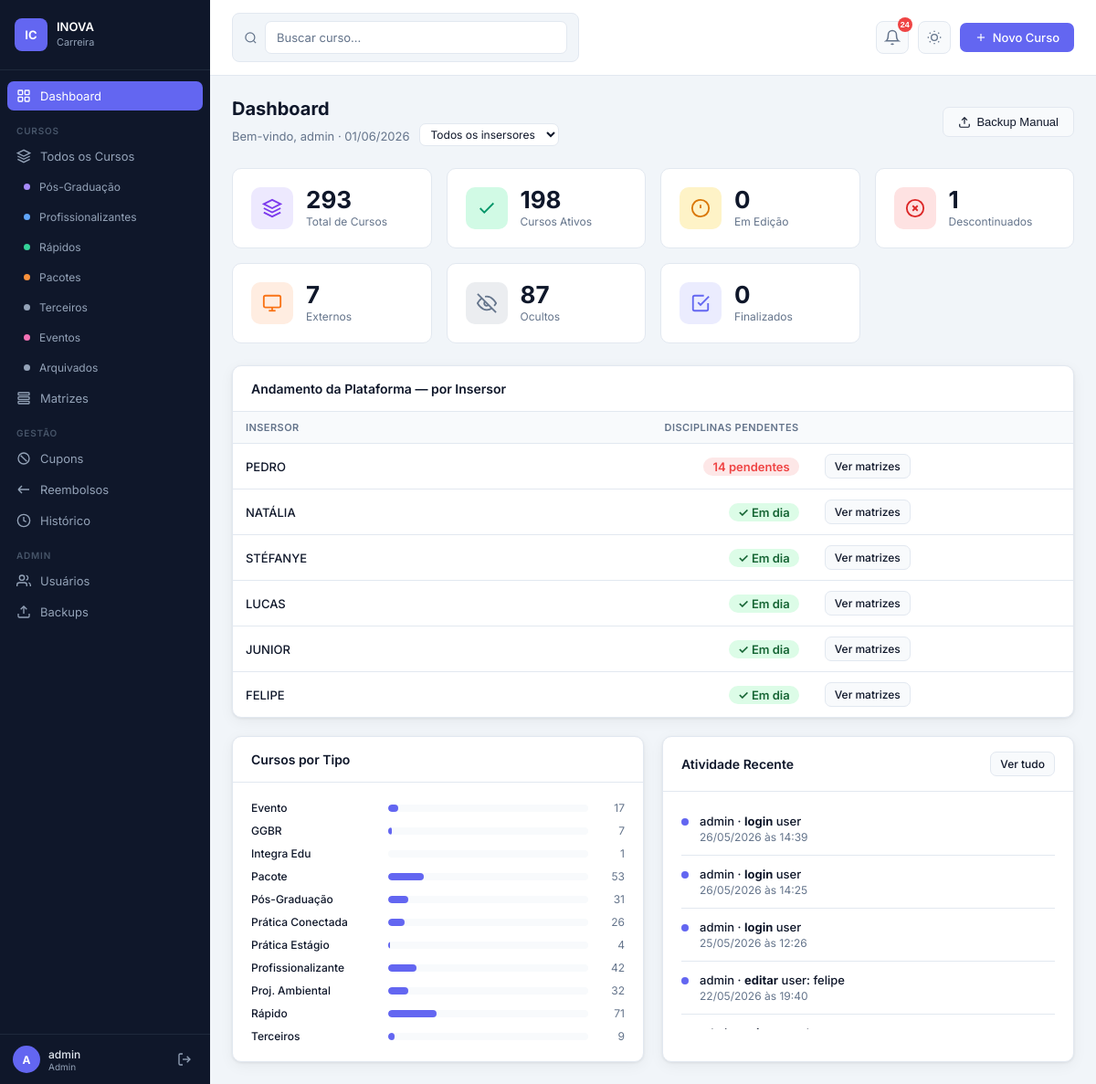
Page /dashboard (signed in) on the earlier database version.
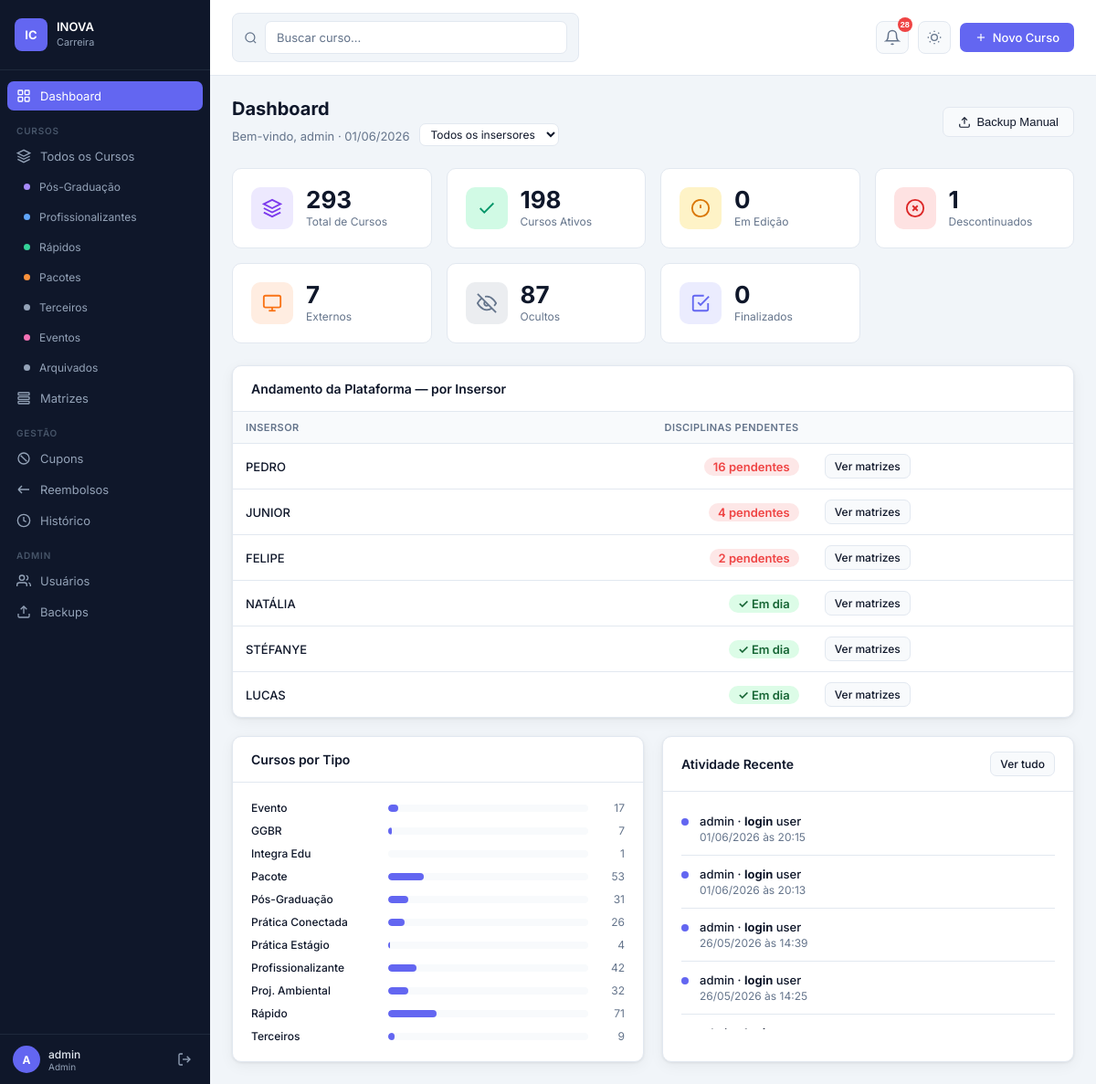
Same page on the later database version.
### app.py (models this page shows)
class Course(db.Model):
    id            = db.Column(db.Integer, primary_key=True)
    nome          = db.Column(db.String(300), nullable=False)
    tipo          = db.Column(db.String(50))   # pos, profissionalizante, rapido, pacote, terceiros, evento, pratica, projeto
    area          = db.Column(db.String(100))
    horas         = db.Column(db.String(20))
    meses         = db.Column(db.String(20))
    valor         = db.Column(db.String(50))
    link_venda    = db.Column(db.Text)
    descricao     = db.Column(db.Text)
    link_imagem   = db.Column(db.Text)
    insersor      = db.Column(db.Text)  # pode ser comma-separated para múltiplos insersores
    obs           = db.Column(db.Text)
    status        = db.Column(db.String(30), default='ativo')  # ativo, descontinuado, em_edicao, oculto
    cupom         = db.Column(db.String(100))
    dono          = db.Column(db.Text)        # para cursos terceiros
    ano           = db.Column(db.String(10))  # ano de criação/edição do curso
    extra_data    = db.Column(db.Text)        # JSON com dados extras (matriz, disciplinas, etc.)
    created_at    = db.Column(db.DateTime, default=datetime.utcnow)
    updated_at    = db.Column(db.DateTime, default=datetime.utcnow, onupdate=datetime.utcnow)
    created_by    = db.Column(db.Integer, db.ForeignKey('user.id'))

class AuditLog(db.Model):
    id         = db.Column(db.Integer, primary_key=True)
    user_id    = db.Column(db.Integer, db.ForeignKey('user.id'))
    username   = db.Column(db.String(80))
    action     = db.Column(db.String(50))   # criar, editar, excluir, login
    entity     = db.Column(db.String(50))   # course, user, cupom
    entity_id  = db.Column(db.Integer)
    detail     = db.Column(db.Text)         # JSON do que mudou
    timestamp  = db.Column(db.DateTime, default=datetime.utcnow)

### app.py (the view, shortened to what this page needs)
@app.route('/dashboard')
@login_required
def dashboard():
    filtro_ins = request.args.get('insersor', '')
    q_base = Course.query
    total     = q_base.count()
    ativos    = q_base.filter_by(status='ativo').count()
    em_edicao = q_base.filter_by(status='em_edicao').count()
    desc      = q_base.filter_by(status='descontinuado').count()
    externos  = q_base.filter_by(status='externo').count()
    ocultos   = q_base.filter_by(status='oculto').count()
    finalizado = q_base.filter_by(status='finalizado').count()
    por_tipo  = db.session.query(Course.tipo, db.func.count(Course.id))\
                          .group_by(Course.tipo).all()
    recentes  = AuditLog.query.order_by(AuditLog.timestamp.desc()).limit(10).all()
    ultimo_bk = BackupRecord.query.order_by(BackupRecord.created_at.desc()).first()
    raw_pend = db.session.query(Course.insersor, db.func.count(Discipline.id))\
        .join(Discipline, Discipline.course_id == Course.id)\
        .filter(Discipline.plataforma_ok == False)\
        .filter(Course.insersor != None, Course.insersor != '')\
        .group_by(Course.insersor).all()
    pend_map = {nome: 0 for nome in EQUIPE_INSERCAO}
    for ins_field, qtd in raw_pend:
        for nome in ins_field.split(','):
            nome_up = nome.strip().upper()
            for canonical in EQUIPE_INSERCAO:
                if nome_up == canonical.upper():
                    pend_map[canonical] += qtd
                    break
    pend_por_ins = sorted(pend_map.items(), key=lambda x: x[1], reverse=True)
    insersores = EQUIPE_INSERCAO
    return render_template('dashboard.html',
        total=total, ativos=ativos, em_edicao=em_edicao, desc=desc,
        externos=externos, ocultos=ocultos, finalizado=finalizado,
        por_tipo=por_tipo, recentes=recentes,
        ultimo_bk=ultimo_bk, pend_por_ins=pend_por_ins,
        insersores=insersores, filtro_ins=filtro_ins)

### app.py (called while the page is built, shortened)
def login_required(f):
    @wraps(f)
    def decorated(*args, **kwargs):
        if 'user_id' not in session:
            return redirect(url_for('login'))
        return f(*args, **kwargs)
    return decorated

@app.context_processor
def inject_now():
    return {'now': datetime.now}

@app.before_request
def ensure_db():
    global _db_ready

    def can_manage_cupons(self):
        if self.role == 'admin': return True
        if self._p().get('block_cupons'): return False
        return self.role == 'editor' or self._p().get('cupons_gerenciar', False)

    def can_manage_reembolsos(self):
        if self.role == 'admin': return True
        if self._p().get('block_reembolsos'): return False
        return self.role == 'editor' or self._p().get('reembolsos_gerenciar', False)

    def can_view_historico(self):
        if self.role == 'admin': return True
        if self._p().get('block_historico'): return False
        return self.role == 'editor' or self._p().get('historico_ver', False)

### templates/dashboard.html (shortened to what the changed rows need)
{% extends 'base.html' %}
{% block content %}
<div class="page">
  <div class="card" style="margin-bottom:20px">
    <div class="card-body" style="padding:0">
      <table>
        <thead><tr><th>Insersor</th><th style="text-align:right">Disciplinas pendentes</th><th></th></tr></thead>
        <tbody>
        {% for ins, qtd in pend_por_ins %}
        <tr>
          <td style="font-weight:500">{{ ins }}</td>
          <td style="text-align:right">
            {% if qtd == 0 %}
              <span style="background:#dcfce7;color:#166534;padding:2px 10px;border-radius:12px;font-weight:600;font-size:13px">✓ Em dia</span>
            {% else %}
              <span style="background:#ef444420;color:#ef4444;padding:2px 10px;border-radius:12px;font-weight:600;font-size:13px">{{ qtd }} pendente{{ 's' if qtd > 1 else '' }}</span>
            {% endif %}
          </td>
          <td><a href="{{ url_for('matrizes', insersor=ins, pendente='1' if qtd > 0 else '') }}" class="btn btn-sm btn-secondary">Ver matrizes</a></td>
        </tr>
        {% endfor %}
        </tbody>
      </table>
    </div>
  </div>
  <div style="display:grid;grid-template-columns:1fr 1fr;gap:20px">
    <div class="card">
      <div class="card-body">
        {% set tipo_labels = {'pos':'Pós-Graduação','profissionalizante':'Profissionalizante','rapido':'Rápido','pacote':'Pacote','terceiros':'Terceiros','evento':'Evento','pratica_conectada':'Prática Conectada','pratica_estagio':'Prática Estágio','projeto_ambiental':'Proj. Ambiental','ggbr':'GGBR','integra_edu':'Integra Edu'} %}
        <div class="tipo-list">
          {% for tipo, count in por_tipo %}
          {% set pct = (count / total * 100)|int if total else 0 %}
          <div class="tipo-item">
            <div class="tipo-label">{{ tipo_labels.get(tipo, tipo) }}</div>
            <div class="tipo-bar-wrap"><div class="tipo-bar" style="width:{{ pct }}%"></div></div>
            <div class="tipo-count">{{ count }}</div>
          </div>
          {% endfor %}
        </div>
      </div>
    </div>
    <div class="card">
      <div class="card-body" style="padding:12px 20px;max-height:260px;overflow-y:auto;scrollbar-width:thin;scrollbar-color:var(--border) transparent">
        {% for log in recentes %}
        <div class="log-item">
          <div class="log-dot"></div>
          <div>
            <div class="log-action">{{ log.username }} · <strong>{{ log.action }}</strong> {{ log.entity }}{% if log.detail %}: {{ log.detail[:60] }}{% endif %}</div>
            <div class="log-meta">{{ log.timestamp.strftime('%d/%m/%Y às %H:%M') }}</div>
          </div>
        </div>
        {% else %}
        <div style="color:var(--text-muted);font-size:13px;text-align:center;padding:20px">Nenhuma atividade ainda.</div>
        {% endfor %}
      </div>
    </div>
  </div>
</div>
{% endblock %}

Differences in the rows shown:
no longer on this page (row unchanged): AuditLog: username "admin", action "login", entity "user", timestamp "25/05/2026 às 12:26"
no longer on this page (row unchanged): AuditLog: username "admin", action "editar", entity "user", detail "felipe", timestamp "22/05/2026 às 19:40"
added AuditLog: username "admin", action "login", entity "user", timestamp "01/06/2026 às 20:15"
added AuditLog: username "admin", action "login", entity "user", timestamp "01/06/2026 às 20:13"
Other differences:
{{ total_badge if total_badge < 100 else '99+' }}: "24" → "28"
new list line: "PEDRO 16 pendente s Ver matrizes"
new list line: "JUNIOR 4 pendente s Ver matrizes"
new list line: "FELIPE 2 pendente s Ver matrizes"
list line gone: "PEDRO 14 pendente s Ver matrizes"
list line gone: "JUNIOR ✓ Em dia Ver matrizes"
list line gone: "FELIPE ✓ Em dia Ver matrizes"
